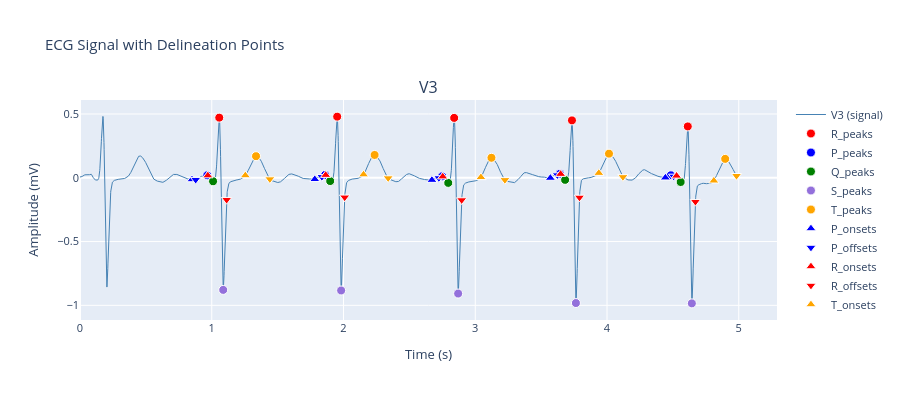

The notebook cell this image was saved under:
### Code cell
from delineators import NeuroKitDelineator

nk_delineator = NeuroKitDelineator()
cleaned_signal, QRS_features = nk_delineator.delineate(staff_signal, staff_sampling_rate)
display(QRS_features[2])
visualizer = DebugVisualizer(cleaned_signal, QRS_features, staff_sampling_rate, staff_channel_names)
visualizer.show(channel_indices=[2])

### Figure 1 — Plotly figure (JSON) as saved in the notebook; plotly's stock layout.template omitted (floating-point values rounded to 4 significant figures; data arrays with more than 128 entries replaced by an {"elided": "..."} marker saying what was removed)
{"data": [{"hovertemplate": "<b>Signal</b><br>Time: %{x:.3f}s<br>Amplitude: %{y:.3f}<extra></extra>", "line": {"color": "steelblue", "width": 1}, "mode": "lines", "name": "V3 (signal)", "type": "scatter", "x": {"elided": "5000 float values"}, "xaxis": "x", "y": {"elided": "5000 float values"}, "yaxis": "y"}, {"hovertemplate": "<b>R_peaks</b><br>Time: %{x:.3f}s<br>Amplitude: %{y:.3f}<extra></extra>", "marker": {"color": "red", "line": {"color": "white", "width": 1}, "size": 9, "symbol": "circle"}, "mode": "markers", "name": "R_peaks", "type": "scatter", "x": [1.057, 1.952, 2.84, 3.734, 4.613], "xaxis": "x", "y": [0.4714, 0.4794, 0.4693, 0.4499, 0.4025], "yaxis": "y"}, {"hovertemplate": "<b>P_peaks</b><br>Time: %{x:.3f}s<br>Amplitude: %{y:.3f}<extra></extra>", "marker": {"color": "blue", "line": {"color": "white", "width": 1}, "size": 9, "symbol": "circle"}, "mode": "markers", "name": "P_peaks", "type": "scatter", "x": [0.966, 1.861, 2.749, 3.643, 4.485], "xaxis": "x", "y": [0.01911, 0.02256, 0.01111, 0.03131, 0.01936], "yaxis": "y"}, {"hovertemplate": "<b>Q_peaks</b><br>Time: %{x:.3f}s<br>Amplitude: %{y:.3f}<extra></extra>", "marker": {"color": "green", "line": {"color": "white", "width": 1}, "size": 9, "symbol": "circle"}, "mode": "markers", "name": "Q_peaks", "type": "scatter", "x": [1.01, 1.899, 2.795, 3.682, 4.559], "xaxis": "x", "y": [-0.02755, -0.02557, -0.03998, -0.0163, -0.0331], "yaxis": "y"}, {"hovertemplate": "<b>S_peaks</b><br>Time: %{x:.3f}s<br>Amplitude: %{y:.3f}<extra></extra>", "marker": {"color": "mediumpurple", "line": {"color": "white", "width": 1}, "size": 9, "symbol": "circle"}, "mode": "markers", "name": "S_peaks", "type": "scatter", "x": [1.087, 1.982, 2.87, 3.764, 4.644], "xaxis": "x", "y": [-0.8789, -0.8835, -0.9075, -0.9819, -0.9846], "yaxis": "y"}, {"hovertemplate": "<b>T_peaks</b><br>Time: %{x:.3f}s<br>Amplitude: %{y:.3f}<extra></extra>", "marker": {"color": "orange", "line": {"color": "white", "width": 1}, "size": 9, "symbol": "circle"}, "mode": "markers", "name": "T_peaks", "type": "scatter", "x": [1.336, 2.236, 3.123, 4.015, 4.897], "xaxis": "x", "y": [0.1692, 0.1788, 0.1567, 0.1891, 0.1483], "yaxis": "y"}, {"hovertemplate": "<b>P_onsets</b><br>Time: %{x:.3f}s<br>Amplitude: %{y:.3f}<extra></extra>", "marker": {"color": "blue", "line": {"color": "white", "width": 1}, "size": 9, "symbol": "triangle-up"}, "mode": "markers", "name": "P_onsets", "type": "scatter", "x": [0.85, 1.782, 2.671, 3.57, 4.443], "xaxis": "x", "y": [-0.01334, -0.01202, -0.01825, -0.001939, 0.0005365], "yaxis": "y"}, {"hovertemplate": "<b>P_offsets</b><br>Time: %{x:.3f}s<br>Amplitude: %{y:.3f}<extra></extra>", "marker": {"color": "blue", "line": {"color": "white", "width": 1}, "size": 9, "symbol": "triangle-down"}, "mode": "markers", "name": "P_offsets", "type": "scatter", "x": [0.878, 1.836, 2.724, 3.623, 4.506], "xaxis": "x", "y": [-0.01476, 0.00745, -0.001635, 0.02123, 0.01067], "yaxis": "y"}, {"hovertemplate": "<b>R_onsets</b><br>Time: %{x:.3f}s<br>Amplitude: %{y:.3f}<extra></extra>", "marker": {"color": "red", "line": {"color": "white", "width": 1}, "size": 9, "symbol": "triangle-up"}, "mode": "markers", "name": "R_onsets", "type": "scatter", "x": [0.97, 1.865, 2.753, 3.648, 4.528], "xaxis": "x", "y": [0.01718, 0.02083, 0.008748, 0.02873, 0.01483], "yaxis": "y"}, {"hovertemplate": "<b>R_offsets</b><br>Time: %{x:.3f}s<br>Amplitude: %{y:.3f}<extra></extra>", "marker": {"color": "red", "line": {"color": "white", "width": 1}, "size": 9, "symbol": "triangle-down"}, "mode": "markers", "name": "R_offsets", "type": "scatter", "x": [1.113, 2.009, 2.897, 3.791, 4.671], "xaxis": "x", "y": [-0.1718, -0.1531, -0.1744, -0.1541, -0.1875], "yaxis": "y"}, {"hovertemplate": "<b>T_onsets</b><br>Time: %{x:.3f}s<br>Amplitude: %{y:.3f}<extra></extra>", "marker": {"color": "orange", "line": {"color": "white", "width": 1}, "size": 9, "symbol": "triangle-up"}, "mode": "markers", "name": "T_onsets", "type": "scatter", "x": [1.255, 2.152, 3.043, 3.938, 4.811], "xaxis": "x", "y": [0.01796, 0.0247, 0.003313, 0.03657, -0.02354], "yaxis": "y"}, {"hovertemplate": "<b>T_offsets</b><br>Time: %{x:.3f}s<br>Amplitude: %{y:.3f}<extra></extra>", "marker": {"color": "orange", "line": {"color": "white", "width": 1}, "size": 9, "symbol": "triangle-down"}, "mode": "markers", "name": "T_offsets", "type": "scatter", "x": [1.441, 2.339, 3.225, 4.121, 4.983], "xaxis": "x", "y": [-0.01033, -0.002124, -0.0165, 0.006695, 0.01583], "yaxis": "y"}], "layout": {"annotations": [{"font": {"size": 16}, "showarrow": false, "text": "V3", "x": 0.5, "xanchor": "center", "xref": "paper", "y": 1, "yanchor": "bottom", "yref": "paper"}], "font": {"size": 11}, "height": 400, "hovermode": "x unified", "title": {"text": "ECG Signal with Delineation Points"}, "xaxis": {"anchor": "y", "domain": [0, 1], "title": {"text": "Time (s)"}}, "yaxis": {"anchor": "x", "domain": [0, 1], "title": {"text": "Amplitude (mV)"}}}}
